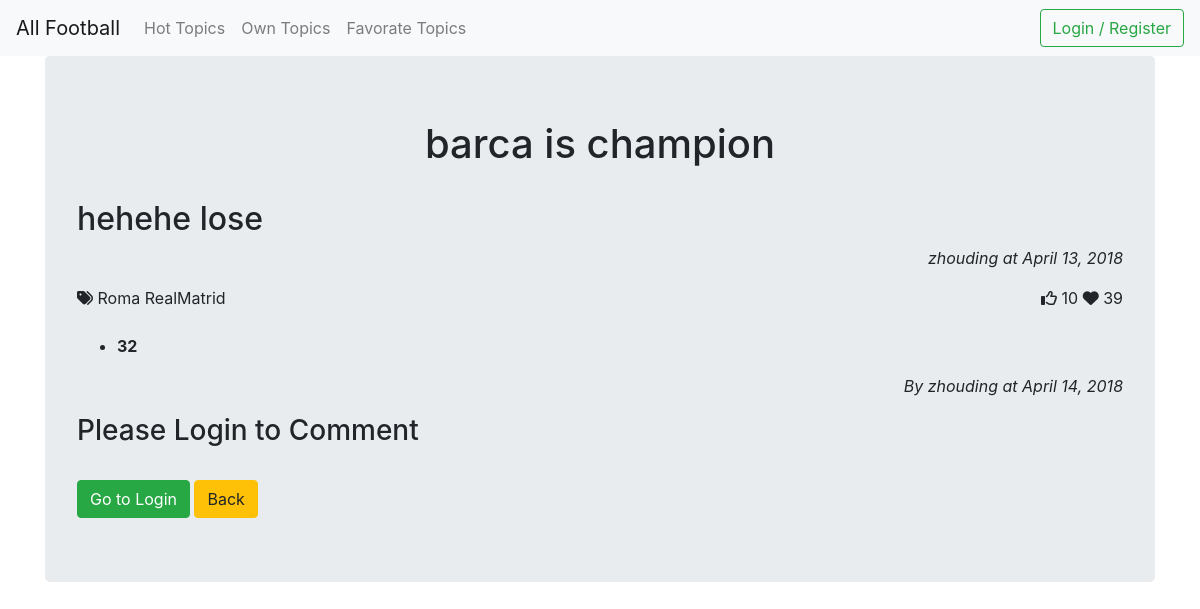
/7/, run on an earlier commit of the app's database.
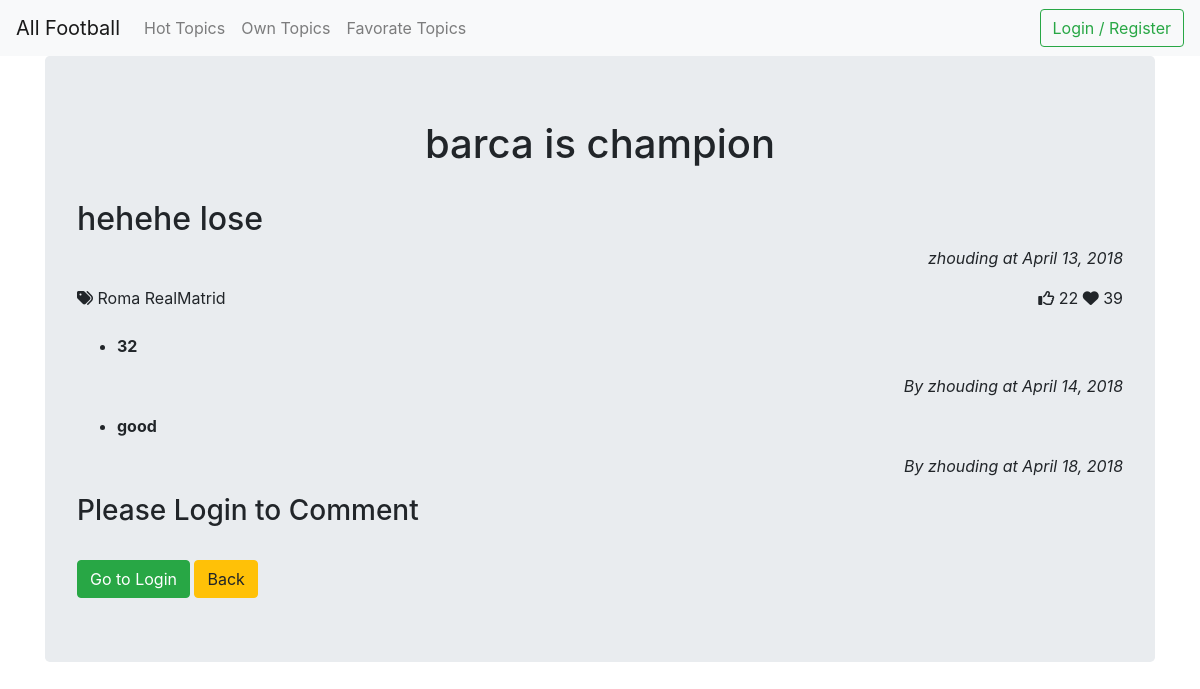
And on a later commit of the database.
### app/models.py (models this page shows, shortened)
class Tag(models.Model):
    label = models.CharField(max_length = 20)

class Topic(models.Model):
    title = models.CharField(max_length = 256)
    content = models.CharField(max_length = 3000)
    author = models.ForeignKey(User, related_name = 'author', on_delete=models.CASCADE)
    date = models.DateField(auto_now = False, auto_now_add = True)
    likes = models.BigIntegerField(blank=True, null=True)
    favorates = models.BigIntegerField(blank=True, null=True)
    favorate_by = models.ManyToManyField(User, blank=True)
    tags = models.ManyToManyField(Tag, blank=True)

class Comment(models.Model):
    content = models.CharField(max_length = 256)
    topic = models.ForeignKey(Topic, related_name = 'comments', on_delete=models.CASCADE)
    author = models.ForeignKey(User, on_delete=models.CASCADE)
    date = models.DateField(auto_now = False, auto_now_add = True)

### app/views.py (the view, shortened to what this page needs)
# urls.py: re_path(r'(?P<pk>[-\w]+)/$', views.TopicDetailView.as_view(), name='topic_detail'),
class TopicDetailView(DetailView):
    model = models.Topic
    template_name = 'topic_detail.html'
    context_object_name = 'topic'

### templates/topic_detail.html (shortened to what this page needs)
{% extends "base.html" %}
{% block content %}
    <div class="jumbotron">
        <h1 style="text-align:center">{{ topic.title }}</h1></br>
        <h2 style="text-align:left">{{ topic.content }}</h2>
        <p style="text-align:right"><em>{{ topic.author }} at {{ topic.date }}</em></p>
        <div>
            <div style="float:left">
                    <i class="fa fa-tags" aria-hidden="true"></i>
                    {% for tag in topic.tags.all %}
                    {{ tag.label }}
                    {% endfor %}
            </div>
            <div style="float: right">
                <i class="fa fa-thumbs-o-up" aria-hidden="true" id="likes" topic_id="{{ topic.id }}" onclick="increase_likes()"></i>
                <span id="likes_count">{{ topic.likes }}</span>
                <i class="fa fa-heart" aria-hidden="true" id='favorates' topic_id="{{ topic.id }}" onclick="increase_favorates()"></i>
                <span id="favorates_count">{{ topic.favorates }}</span>
            </div>
        </div>
        <ul>
            {% for comment in topic.comments.all %}
            <li><p><strong>{{ comment.content }}</strong></p>
                 <p style="text-align:right"><em>By {{ comment.author }} at {{ comment.date }}</em></p>
                </li>
            {% endfor %}
        </ul>
        {% if user.is_authenticated %}
        <form method="post">
            {% csrf_token %}
        <div class="form-group">
            <input type="text" class="form-control"  name="comment" placeholder="Leave your comment here..." required/></br>
            <input type="hidden" name="topic_id" value={{ topic.id }} />
            <button type="submit" class="btn btn-success">Comment</button>
            <a href="{% url 'app:topics' %}"><button type="button" class="btn btn-warning">Back</button></a>
        </div>
        </form>
        {% else %}
        <h3>Please Login to Comment</h3></br>
        <a href="{% url "app:user_login" %}"><button type="button" class="btn btn-success">Go to Login</button></a>
        <a href="{% url 'app:topics' %}"><button type="button" class="btn btn-warning">Back</button></a>
        {% endif %}
    </div>
{% endblock %}

What changed in the data, as far as the page shows it:
changed Topic "barca is champion": likes "10" → "22"
added Comment: content "good", author "zhouding", date "April 18, 2018"
